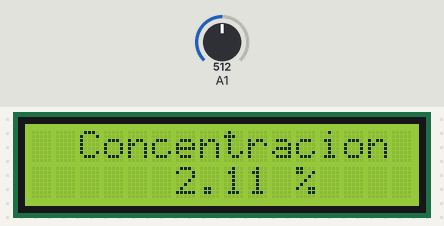
This sketch was run on a simulated Arduino Uno, built with avr-gcc and run on an emulated ATmega328P. Parts: 16×2 character LCD. The test bench sets the inputs (shaded band); at power-on: A1 = 512. What the sketch prints to the serial monitor is not drawn.

Above: at 2.7 s.
2.8 s: A1 set to 716
At 3.5 s:
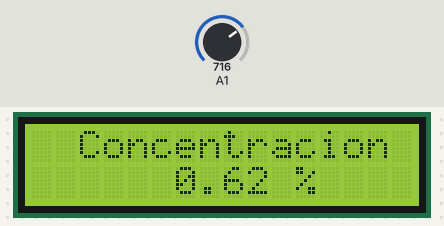
4.3 s: A1 set to 900
At 5.0 s:
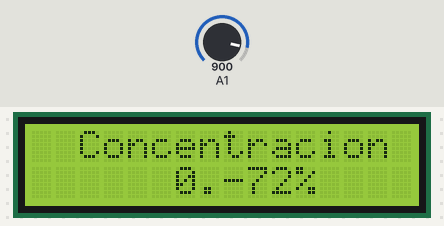
5.8 s: A1 set to 1023
At 6.3 s:
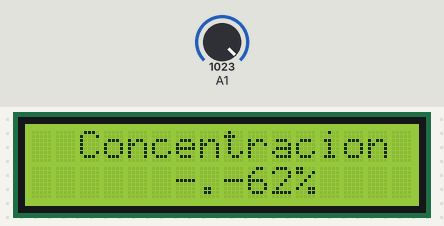
Timing chart, 0 to 8.8 s (numbered marks = the images above; inputs shaded):
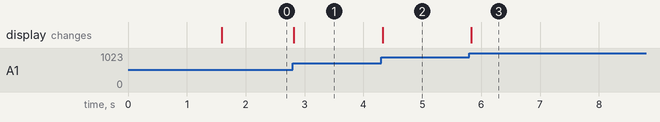

The sketch:

LCD_especto.ino
```cpp
// SCL  ----  A5
// SDA  ----  A4

#include <Wire.h>
#include <LiquidCrystal_I2C.h>
LiquidCrystal_I2C lcd (0x27, 16, 2);
float p=0;
int P;
int E;
int Dec;

void setup(){
  Serial.begin(9600);
  Wire.begin();
  lcd.begin(16, 2);
  lcd.clear();
  lcd.backlight();
  lcd.setCursor(2,0);
  lcd.print("Concentracion");
  delay(1500);
}

void loop(){
  p=analogRead(A1);
  p=map(p,801,45,0,552);
  E=p/100;
  P=p;
  Dec=P % 100;
  lcd.setCursor(6, 1);
  lcd.print(E);
  lcd.setCursor(7,1);
  lcd.print(".");
  lcd.setCursor(8,1);
  lcd.print(Dec);
  lcd.setCursor(11,1);
  lcd.print("%");
  Serial.println(analogRead(A1));
  delay(10);
}
```

Measured:
- after the input at 2.8 s, the display: changes at once (image 1)
- after the input at 4.3 s, the display: changes at once (image 2)
- after the input at 5.8 s, the display: changes at once (image 3)
